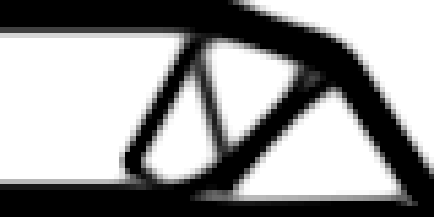
#> input picture problems/topo_opt_runs/1015_254.5302_1715_292.9.png, 434 x 217 px; its folder holds 4 pictures in this run
$ jupyter execute --allow-errors ps1_part2.ipynb   (shell and % lines are left out)
#> lines starting #> are read from the running program, lines starting #| are printed output that depends on the picture
## PS1 Part 2: Unsupervised Linear Models

### Toy Dataset
For this problem, you will use the data file hb.csv. The input is 2,280 data points, each of which is 7
dimensional (i.e., input csv is 2280 rows by 7 columns). Use Principal Component Analysis
(either an existing library, or through your own implementation by taking the SVD of the
Covariance Matrix) for the follow tasks.

[cell 1]
import pandas
url = "https://raw.githubusercontent.com/IDEALLab/ML4ME_Textbook/main/problems/hb.csv"
#> (the rest of this cell did not finish here and is left out)

### Task 1
Assuming that the 7-dimensional space is excessive, you would like to reduce the dimension of the space. However, what dimensionality of space should we reduce it to? To determine this we need to compute its intrinsic dimensionality. Plot the relative value of the information content of each of the principal components and compare them.

Note: this information content is called the “explained variance” of each component, but you can also get this from the magnitude of the singular values. This plot is sometimes called a “Scree Plot”.

[cell 2]
# Code Here

**Question:** Approximately how many components dominate the space?, and what does this tell us about the intrinsic dimensionality of the space?

**Response**:

#### Task 2
Now use PCA to project the 7-dimensional points on the K-dimensional space (where K is your answer from above) and plot the points. (For K=1,2, or 3, use a 1, 2, or 3D plot, respectively. For 4+ dimensions, use a grid of pairwise 2D Plots, like the Scatter Matrix we used in class).

[cell 3]
# Code Here

**Question:** What do you notice?

**Response**:

### Topology Optimization Dataset
For this problem, you will be using unsupervised linear models to help understand and interpret the results of a mechanical optimization problem. Specifically, to understand the solution space generated by a topology optimization code; that is, the results of finding the optimal geometries for minimizing the compliance of various bridge structures with different loading conditions. The input consists of 1,000 images of optimized material distribution for a beam as described in *Figure 1*. A symmetrical boundary condition, left side, is used to reduce the analysis to only half. Also, a rolling support is included at the lower right corner. Notice that the rolling support is the only support in the vertical direction.

&nbsp;

<center>

</center>
<center>Figure 1: Left: Nx-by-Ny design domain for topology optimization problem. Right: Example loading configuration and resulting optimal topology. Two external forces, Fi, were applied to the beam at random nodes represented by (xi, yi) coordinates.<sup>1</sup></center>

&nbsp;

Use Principal Component Analysis (either an existing library, or through your own implementation by taking the SVD of the Covariance Matrix) for the follow tasks.

<sup>1. This problems data is based on the problem setup seen in the following paper: Ulu, E., Zhang, R., & Kara, L. B. (2016). A data-driven investigation and estimation of optimal topologies under variable loading configurations. *Computer Methods in Biomechanics and Biomedical Engineering: Imaging & Visualization*, 4(2), 61-72.</sup>

[cell 4]
# To help you get started, the below code will load the images from the associated image folder:
import numpy as np
import matplotlib.pyplot as plt
import os
from PIL import Image

im_dir = './topo_opt_runs/'

images = []
for filename in os.listdir(im_dir):
    try:
        img = Image.open(im_dir+filename).convert('L')
#> img is the input picture: PIL image 434x217 L; min 0, max 255, mean 152.8
        images.append(np.asarray(img))
    except:
        pass

height,width = images[0].shape
#> height = 217; width = 434
print('The images are {:d} pixels high and {:d} pixels wide'.format(height,width))
#| The images are 217 pixels high and 434 pixels wide

# Print matrix corresponding to the image:
print(images[-1])
# And show example image, so you can see how matrix correponds:
img
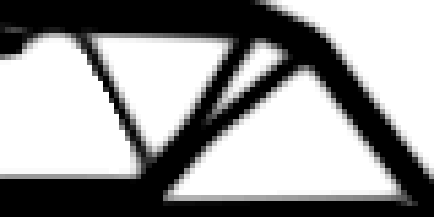
#> Out: PIL image 434x217 L; min 0, max 255, mean 153
